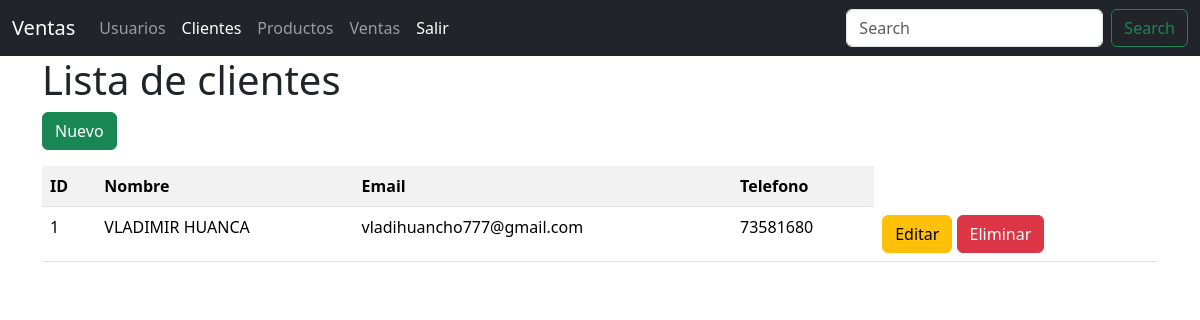
/clientes/, run on the app's committed database.
### models/cliente_model.py (models this page shows, shortened)
class Cliente(db.Model):
    __tablename__="clientes"
    id = db.Column(db.Integer,primary_key = True)
    nombre = db.Column(db.String(80), nullable=False)
    email = db.Column(db.String(100),nullable=False)
    telefono = db.Column(db.String(20),nullable=False)
    ventas=db.relationship('Venta', back_populates='cliente')
    @staticmethod
    def get_all():
        return Cliente.query.all()

### controllers/cliente_controller.py (the view)
@cliente_dp.route("/")
def index():
    clientes = Cliente.get_all()
    return cliente_view.list(clientes)

### run.py (called while the page is built)
@app.context_processor
def inject_active_path():
    def is_active(path):
        return 'active' if request.path == path else ''
    return(dict(is_active=is_active))

### views/cliente_view.py (called while the page is built)
def list(clientes):
    return render_template('clientes/index.html', clientes=clientes)

### templates/clientes/index.html (shortened to what this page needs)
{% extends 'base.html' %}
{% block content %}
<h1>Lista de clientes</h1>
<a href="{{ url_for('cliente.create')}}" class="btn btn-success mb-3">Nuevo</a>
<table class="table table-striped">
    <tr>
        <th>ID</th>
        <th>Nombre</th>
        <th>Email</th>
        <th>Telefono</th>
    </tr>
    {% for item in clientes %}
    <tr>
        <td>{{item.id}}</td>
        <td>{{item.nombre}}</td>
        <td>{{item.email}}</td>
        <td>{{item.telefono}}</td>
        <td>
            <a href="{{url_for('cliente.edit',id=item.id)}}" class="btn btn-warning">Editar</a>
            <a href="{{url_for('cliente.delete', id=item.id)}}" class="btn btn-danger">Eliminar</a>
        </td>
    </tr>
    {% endfor %}
</table>
{% endblock %}

### data on the page
Cliente: id "1", nombre "VLADIMIR HUANCA", email "vladihuancho777@gmail.com", telefono "73581680"
